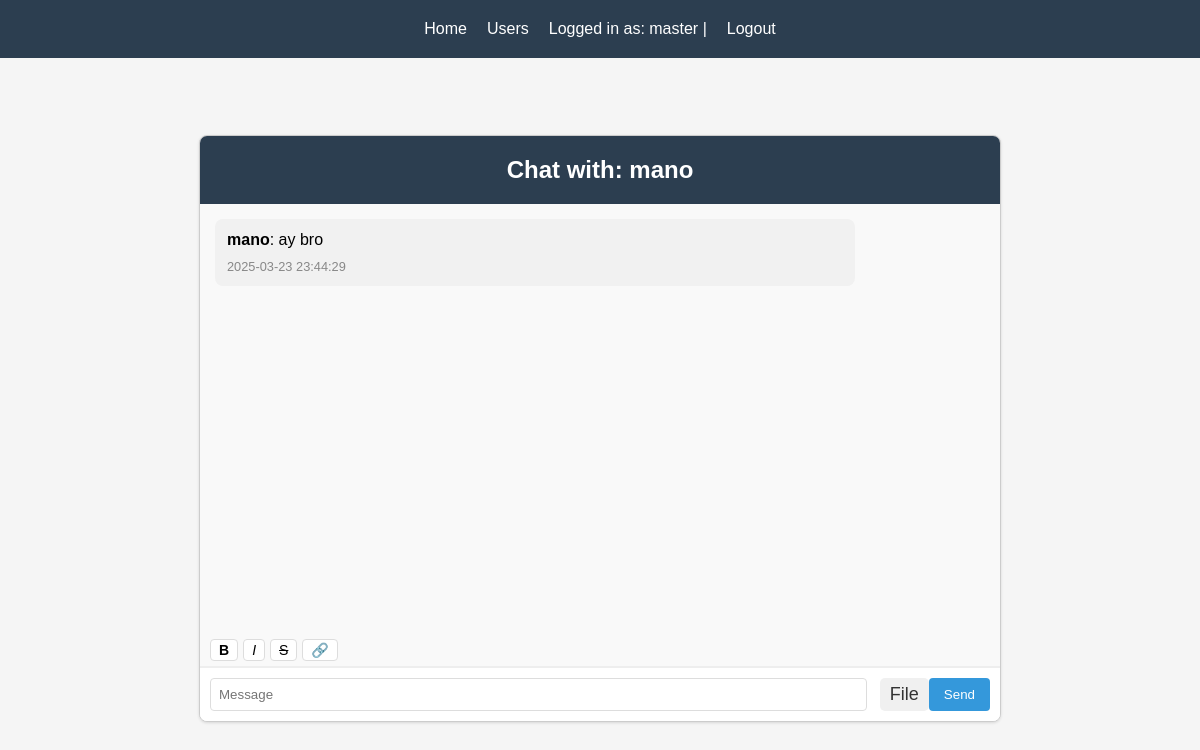
The page /direct_chat/3 (signed in) on the database its author committed.
### model.py (models this page shows, shortened)
class User(db.Model):
    id = db.Column(db.Integer, primary_key=True)
    username = db.Column(db.String(80), unique=True, nullable=False)
    email = db.Column(db.String(120), unique=True, nullable=False)
    password_hash = db.Column(db.String(128), nullable=False)
    created_at = db.Column(db.DateTime, default=datetime.utcnow)
    failed_login_attempts = db.Column(db.Integer, default=0)
    last_failed_login = db.Column(db.DateTime, nullable=True)
    is_locked = db.Column(db.Boolean, default=False)

class DirectMessage(db.Model):
    id = db.Column(db.Integer, primary_key=True)
    sender_id = db.Column(db.Integer, db.ForeignKey('user.id'), nullable=False)
    recipient_id = db.Column(db.Integer, db.ForeignKey('user.id'), nullable=False)
    content = db.Column(db.Text, nullable=False)
    timestamp = db.Column(db.DateTime, default=datetime.utcnow)
    is_read = db.Column(db.Boolean, default=False)
    is_file = db.Column(db.Boolean, default=False)
    file_id = db.Column(db.Integer, db.ForeignKey('shared_file.id'), nullable=True)
    sender = db.relationship('User', foreign_keys=[sender_id], backref='sent_messages')
    recipient = db.relationship('User', foreign_keys=[recipient_id], backref='received_messages')
    shared_file = db.relationship('SharedFile', foreign_keys=[file_id], backref=db.backref('message_ref', uselist=False))

### main.py (the view)
@app.route("/direct_chat/<int:user_id>")
def direct_chat(user_id):
    if not session.get("user_id"):
        return redirect(url_for("login"))
    if not session.get("username"):
        return redirect(url_for("logout"))
    other_user = User.query.get_or_404(user_id)
    messages = DirectMessage.query.filter(
        or_(
            and_(DirectMessage.sender_id == session["user_id"],
                 DirectMessage.recipient_id == user_id),
            and_(DirectMessage.sender_id == user_id,
                 DirectMessage.recipient_id == session["user_id"])
        )
    ).order_by(DirectMessage.timestamp).all()
    return render_template("direct_chat.html",
                           other_user=other_user,
                           messages=messages)

### main.py (called while the page is built)
@app.context_processor
def utility_processor():
    return dict(get_file_icon_class=get_file_icon_class)

### templates/direct_chat.html (shortened to what this page needs)
{% extends 'base.html' %} {% block content %}
<div class="message-box">
  <h2>Chat with: {{other_user.username}}</h2>
  <div class="messages" id="messages">
    {% if messages %}
      {% for msg in messages %}
      <div class="text {% if msg.sender_id == session.user_id %}sent{% else %}received{% endif %}">
        <span>
          <strong>{{ msg.sender.username if msg.sender_id != session.user_id else 'You' }}</strong>:
          {% if msg.is_file %}
            Shared a file: <a href="/download_file/{{ msg.file_id }}" target="_blank">{{ msg.content.replace('Shared a file: ', '') }}</a>
          {% else %}
            {{ msg.content }}
          {% endif %}
        </span>
        <span class="muted">
          {{ msg.timestamp.strftime('%Y-%m-%d %H:%M:%S') }}
        </span>
      </div>
      {% endfor %}
    {% endif %}
  </div>
  <div class="format-toolbar">
    <button type="button" class="format-btn" title="Bold" onclick="insertFormatting('**', '**')"><strong>B</strong></button>
    <button type="button" class="format-btn" title="Italic" onclick="insertFormatting('*', '*')"><em>I</em></button>
    <button type="button" class="format-btn" title="Strikethrough" onclick="insertFormatting('~~', '~~')"><del>S</del></button>
    <button type="button" class="format-btn" title="Link" onclick="insertLink()">🔗</button>
  </div>
  <div class="inputs">
    <input type="text" placeholder="Message" name="message" id="message" />
    <button type="button" id="file-btn" onclick="document.getElementById('file-upload').click()">
      File
    </button>
    <button type="button" name="send" id="send-btn" onClick="sendDirectMessage()">
      Send
    </button>
  </div>
</div>
{% endblock %}

### static/css/style.css (style rules this page uses)
body { font-family: 'Arial', sans-serif; line-height: 1.6; margin: 0; padding: 0; background-color: #f5f5f5; display: flex; flex-direction: column; min-height: 100vh; }
.message-box { width: 90%; max-width: 800px; margin: 20px auto; border: 1px solid #ccc; border-radius: 8px; overflow: hidden; box-shadow: 0 1px 3px rgba(0,0,0,0.12); background-color: white; }
.message-box h2 { background-color: #2c3e50; color: white; margin: 0; padding: 15px; text-align: center; }
.messages { height: 400px; overflow-y: auto; padding: 15px; background-color: #f9f9f9; }
.inputs { display: flex; padding: 10px; background-color: #fff; border-top: 1px solid #eee; }
.inputs input[type="text"] { flex: 1; padding: 8px; border: 1px solid #ddd; border-radius: 4px; margin-right: 8px; }
.inputs button { background-color: #3498db; color: white; border: none; padding: 8px 15px; border-radius: 4px; cursor: pointer; }
.text { margin-bottom: 10px; padding: 8px 12px; border-radius: 8px; max-width: 80%; word-wrap: break-word; }
.text.received { background-color: #f1f1f1; }
.muted { font-size: 0.8em; color: #888; display: block; margin-top: 4px; }
#file-btn { background-color: #f0f0f0; border: none; border-radius: 5px; cursor: pointer; font-size: 18px; padding: 5px 10px; margin-left: 5px; color: #333; }
.format-toolbar { display: flex; gap: 5px; padding: 5px 10px; background-color: #f9f9f9; border-bottom: 1px solid #eee; }
.format-btn { background-color: white; border: 1px solid #ddd; border-radius: 4px; padding: 2px 8px; font-size: 14px; cursor: pointer; transition: background-color 0.2s; }

### rows shown on the page
User: username "mano"
DirectMessage: sender "mano", content "ay bro", timestamp "2025-03-23 23:44:29"

### other values the page prints
{{ session.username }} "master"
